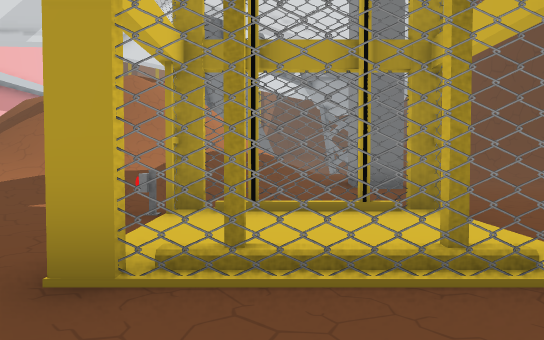
View 1 (above)

24 first-person views from a walk through a Unity game level. The camera is 1.4 m above the floor, tilts 2° down and sees 70° across. The floor is counted in squares, 2 m on a side. Each view is taken from the middle of a square. On the plan, view 1 faces up. The plan holds only what a view shows up to about 11 squares ahead; the rest is blank. The place goes on beyond the plan. Some surface patterns are stand-ins.

View 2
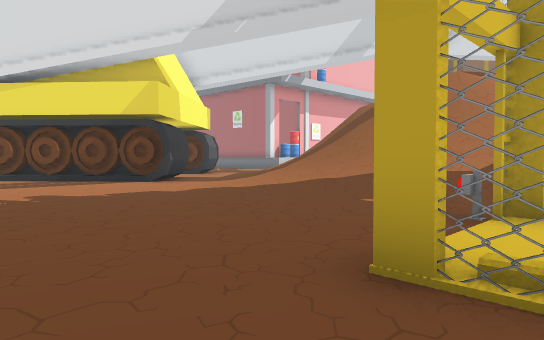

View 3
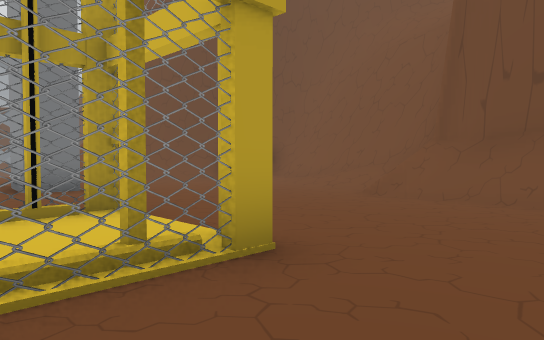

View 4
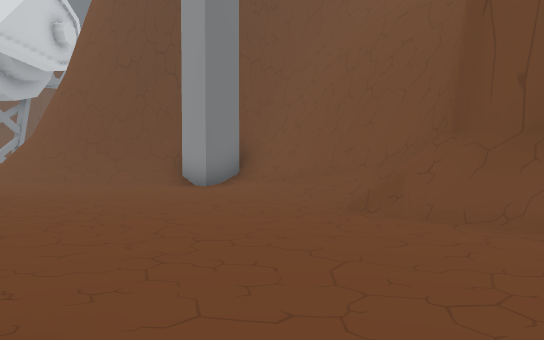

View 5
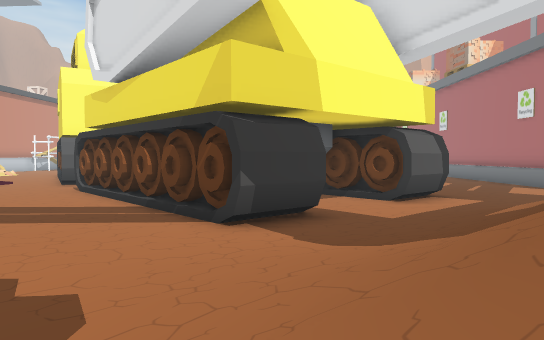

View 6
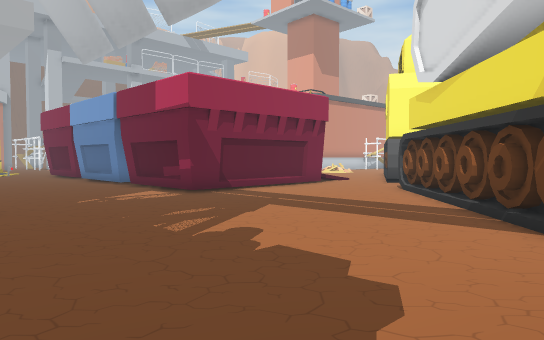

View 7
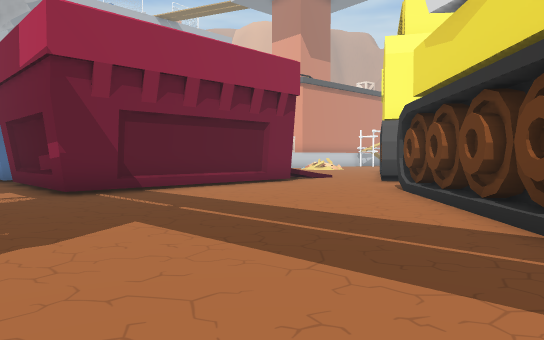

View 8
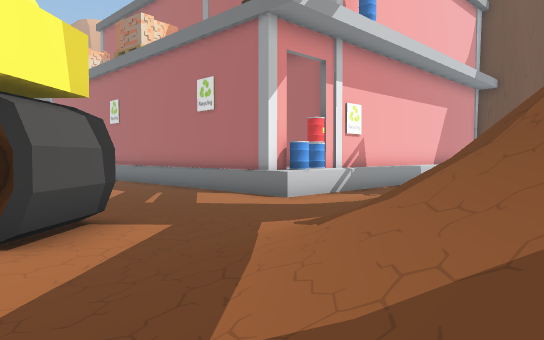

View 9
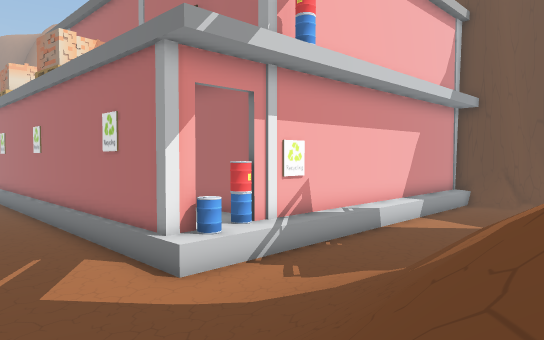

View 10
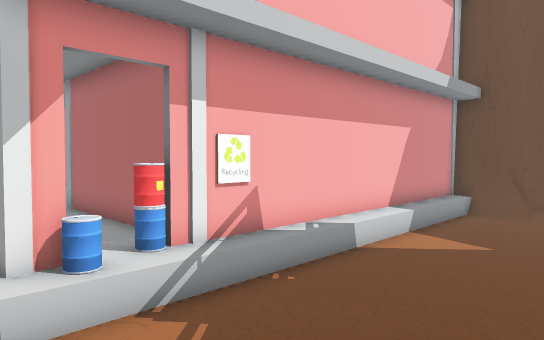

View 11
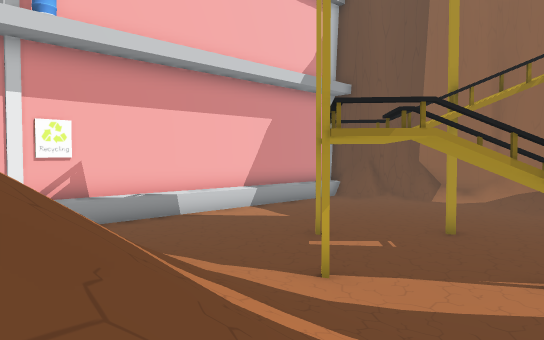

View 12
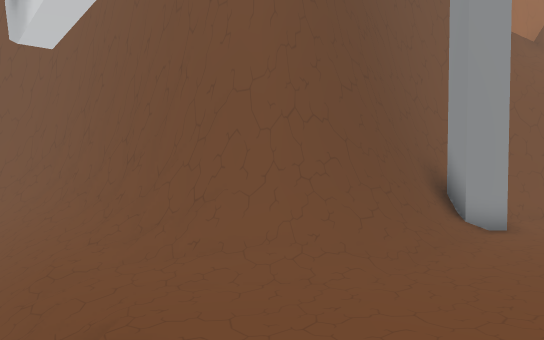

View 13
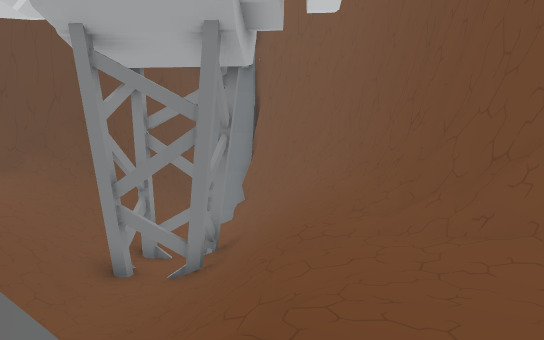

View 14
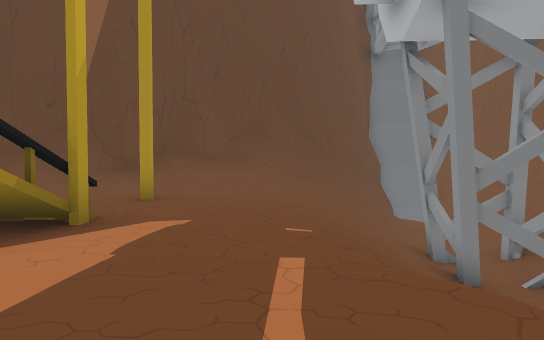

View 15
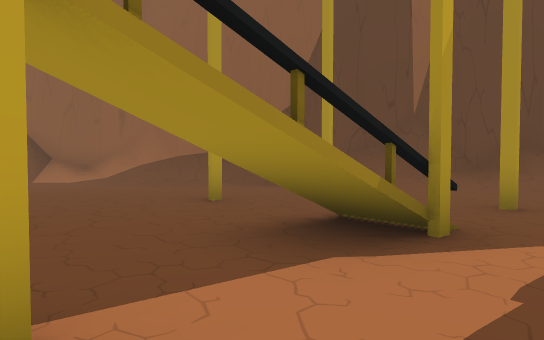

View 16
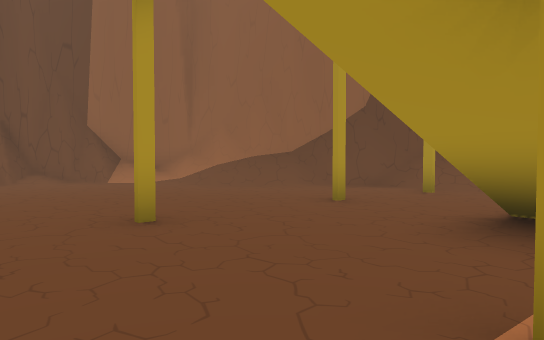

View 17
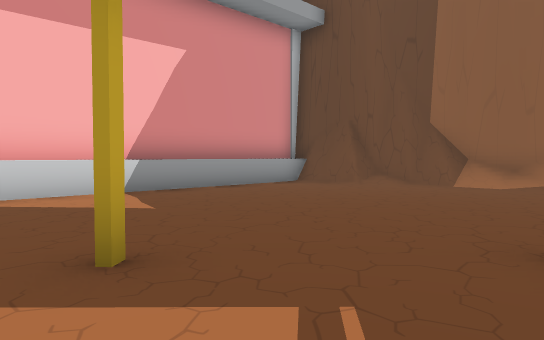

View 18
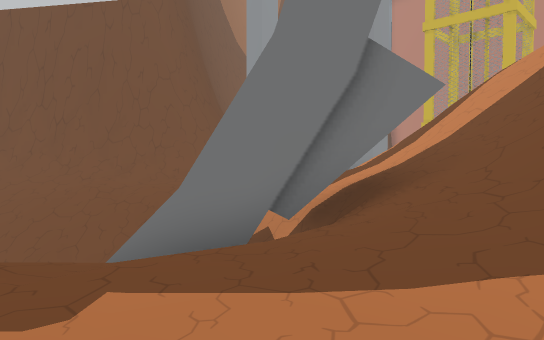

View 19
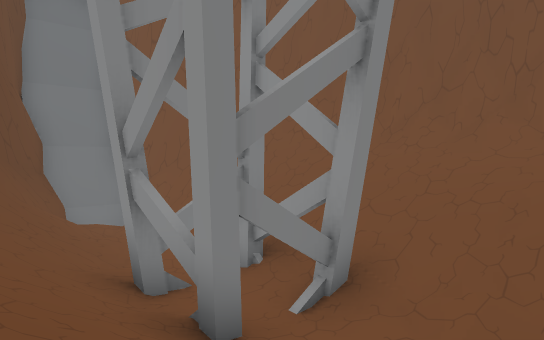

View 20
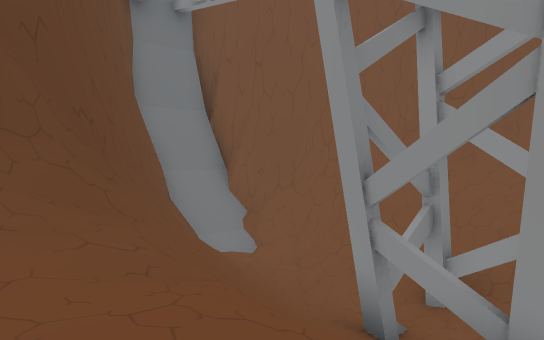

View 21
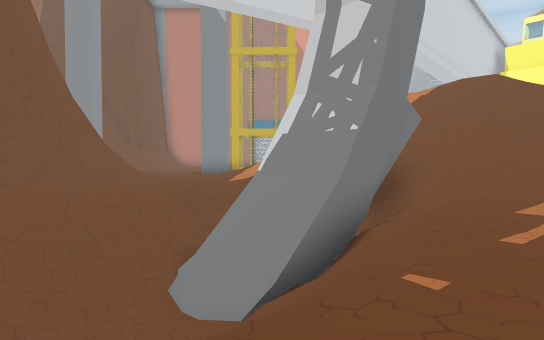

View 22
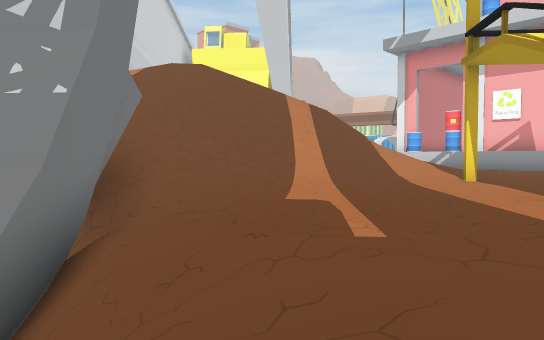

View 23
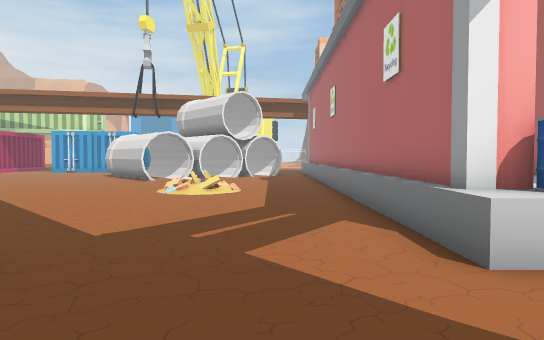

View 24
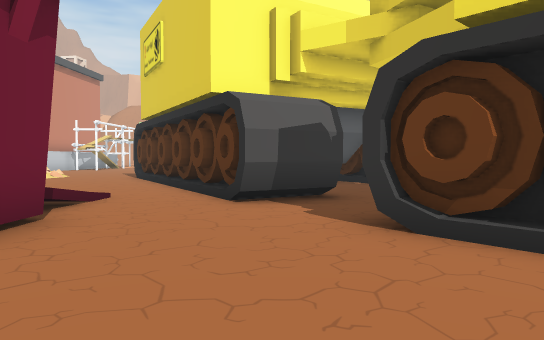

### Floor plan
Key: @ floor where view 1 was taken; # wall or solid block; . main floor; : floor 1.25 m higher than the main floor; - floor 3.5 m lower than the main floor; / step, stairs or slope; = window, fence, low wall or low ledge; ^ raised ledge; T thing the floor can be seen under or through; B barrel; O other object.
Columns run from 23 left of view 1 to 11 right of it. Each row starts with its distance up from view 1.
 32           ###//####
 31         ###/..////#####
 30         #...........//####
 29         #...........#////##
 28         #..............///###  ####
 27         #.........#......///####=/#
 26         #.............#../////////#
 25         #.......#..##.../////////##
 24         #..........##..//////////#
 23         #....#.........////###///#
 22         #.........#.../////###///#
 21         #.......#.....// /--#////#
 20         #....////....///////////##
 19     O   #...////////////////////#
 18    #:####..//////////##////////##
 17      ::BB..// ///////###//////##
 16         B..//////////###=////##
 15  #######^..//// /////// /../##
 14  ..........////  ////////../##
 13  ........../////  ///////../##
 12  /..........////    //  //./=#
 11   /.........//////  /// //../###
 10   .......#..////// ///////.../###
  9  ....... ##../// ////////#..../###
  8  .....  ##....///////////......//#
  7  ....   #....../////////......./##
  6  ..         ##..///////......../##
  5            ###...////OTTTT...../#
  4           ##..................=##
  3          ##...................##
  2 #       ##............TTTT....#
  1 ##.... ##.....................#
  0    .#..#........... .. @ ..
 -1     ##.............
 -2   ###..............
 -3  ##...............
 -4 ##...//######.....
 -5 ....        #.....
 -6 ...         #. ...
 -7 ..          #.  ..

Positions as (right, up) in squares from view 1, and headings:
1: (0, 0), facing up
2: (0, 0), facing up-left
3: (0, 0), facing up-right
4: (2, 1), facing up-right
5: (-4, 6), facing left
6: (-4, 6), facing down-left
7: (-8, 4), facing down-left
8: (-8, 8), facing up-left
9: (-8, 11), facing up-left
10: (-9, 14), facing up-left
11: (-4, 16), facing up-left
12: (-2, 14), facing right
13: (0, 14), facing up-right
14: (-4, 20), facing up-right
15: (-4, 21), facing up
16: (-6, 21), facing up
17: (-7, 22), facing up-left
18: (-5, 21), facing down-right
19: (0, 22), facing right
20: (0, 25), facing right
21: (0, 25), facing down
22: (0, 23), facing down-left
23: (-11, 13), facing left
24: (-12, -1), facing left
